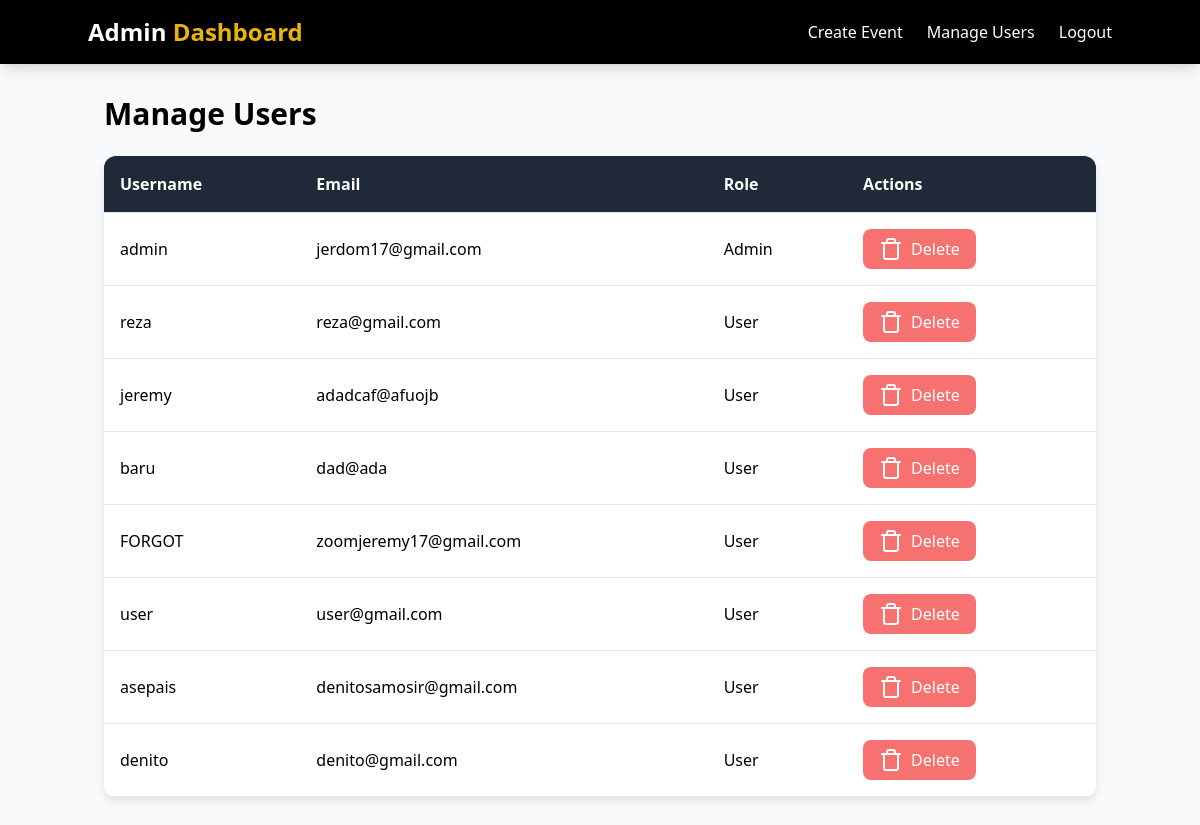
/admin/manage_users.php (signed in), run on the app's committed database.
### tables this page shows
CREATE TABLE `users` (
  `user_id` int(11) NOT NULL,
  `username` varchar(255) NOT NULL,
  `email` varchar(255) NOT NULL,
  `password` varchar(255) NOT NULL,
  `role` enum('user','admin') DEFAULT 'user',
  `reset_token` varchar(255) DEFAULT NULL,
  `reset_expiry` datetime DEFAULT NULL,
  `profile_image` varchar(255) DEFAULT 'default-avatar.png'
);

### admin/manage_users.php (the view, shortened to what this page needs)
<?php
require '../includes/db.php';
$users = $conn->query("SELECT * FROM users");
?>
<!DOCTYPE html>
<html lang="en">
<head>
    <script src="https://cdn.tailwindcss.com"></script>
</head>
<body>
    <?php include 'navbar_admin.php'; ?>
    <div class="container mx-auto px-4 py-8">
        <h1 class="text-3xl font-bold mb-6">Manage Users</h1>
        <div class="table-container">
            <table>
                <thead>
                    <tr>
                        <th>Username</th>
                        <th>Email</th>
                        <th>Role</th>
                        <th>Actions</th>
                    </tr>
                </thead>
                <tbody>
                    <?php while ($user = $users->fetch_assoc()): ?>
                        <tr>
                            <td><?php echo $user['username']; ?></td>
                            <td><?php echo $user['email']; ?></td>
                            <td><?php echo ucfirst($user['role']); ?></td>
                            <td>
                                <form method="POST"
                                      onsubmit="return confirm('Are you sure you want to delete this user?');"
                                      class="inline-block">
                                    <button type="submit" name="delete_user" class="delete-button">
                                        <i data-feather="trash"></i> Delete
                                    </button>
                                </form>
                            </td>
                        </tr>
                    <?php endwhile; ?>
                </tbody>
            </table>
        </div>
    </div>
</body>
</html>

### admin/manage_users.php (style rules this page uses)
body { background-color: #f9fafb; }
.table-container { overflow-x: auto; border-radius: 12px; background-color: #fff; box-shadow: 0 4px 8px rgba(0, 0, 0, 0.1); }
table { width: 100%; border-collapse: collapse; overflow: hidden; }
thead { background-color: #1f2937; color: white; }
th, td { padding: 1rem; text-align: left; border-bottom: 1px solid #e5e7eb; }
.delete-button { display: inline-flex; align-items: center; gap: 0.5rem; background-color: #f87171; color: white; padding: 0.5rem 1rem; border-radius: 8px; transition: background-color 0.3s; }

### data on the page
users: username "admin", email "jerdom17@gmail.com", role "Admin"
users: username "reza", email "reza@gmail.com", role "User"
users: username "jeremy", email "adadcaf@afuojb", role "User"
users: username "baru", email "dad@ada", role "User"
users: username "FORGOT", email "zoomjeremy17@gmail.com", role "User"
users: username "user", email "user@gmail.com", role "User"
users: username "asepais", email "denitosamosir@gmail.com", role "User"
users: username "denito", email "denito@gmail.com", role "User"
